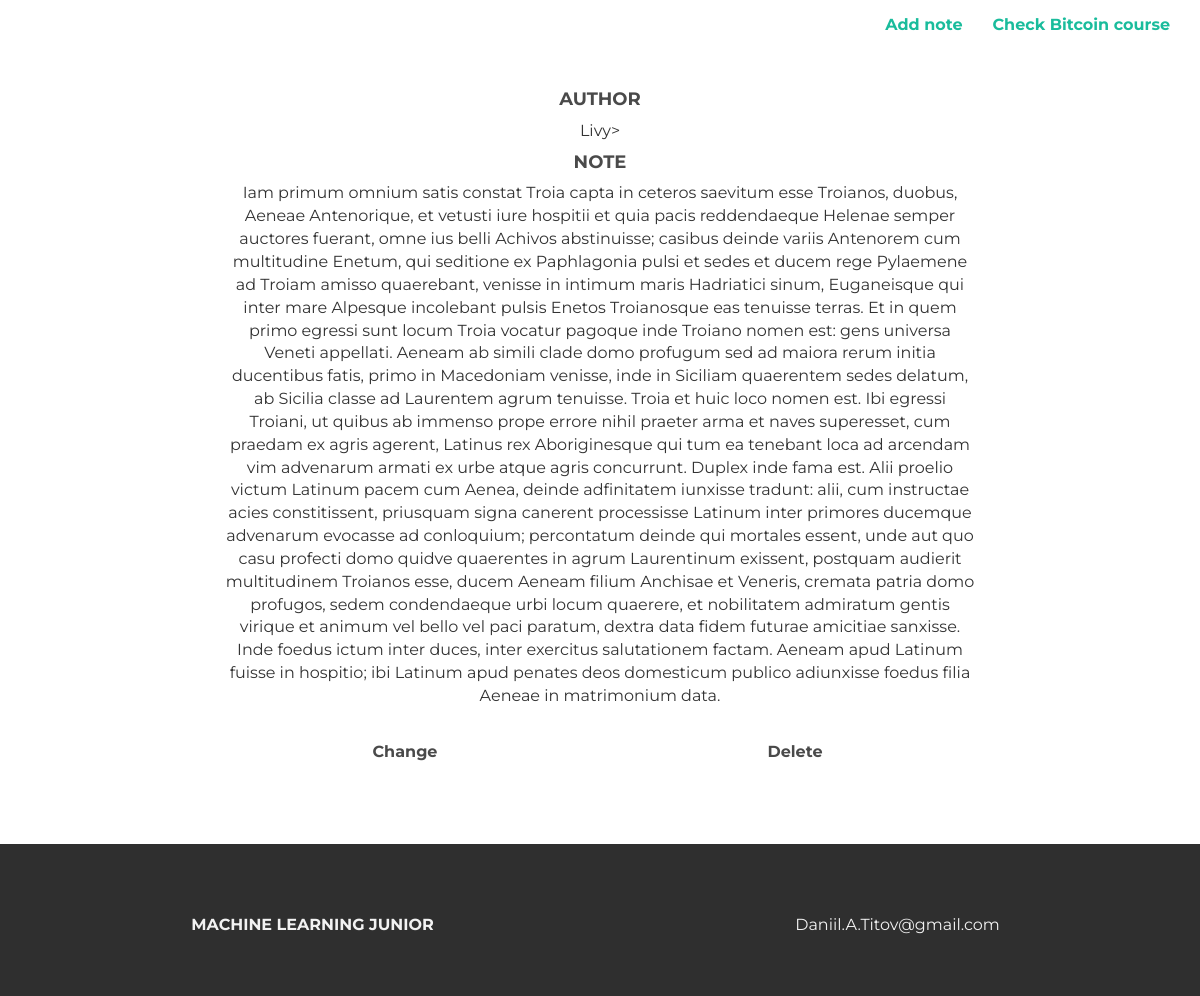
The app's page /note/2 with its own data.
### tables this page shows
CREATE TABLE "notes"
(
    author VARCHAR(255) NOT NULL,
    text TEXT NOT NULL,
    id INTEGER PRIMARY KEY AUTOINCREMENT NOT NULL
);

### main.py (the view)
@app.route('/note/<int:note_id>')
def note_details(note_id):
    conn = get_db()
    c = conn.cursor()
    c.execute('SELECT * FROM notes WHERE id=?', (note_id,))
    note = c.fetchall()
    return render_template('note_details.html', note=note[0])

### main.py (called while the page is built)
def get_db():
    if not hasattr(g, 'sqlite_db'):
        g.sqlite_db = sqlite3.connect('./databases/DB.sqlite')
    return g.sqlite_db

### templates/note_details.html
{% extends 'base.html' %}
{% block content %}
    <div class="container">
        <div class="row centered mt mb">
            <div class="col-lg-8 col-lg-offset-2">
                <h4>AUTHOR</h4>
                <p>{{ note[0] }}></p>
                <h4>NOTE</h4>
                <p>{{ note[1] }}</p>
                <br/>
                <div class="row centered">
                    <div class="col-lg-6">
                        <div class="button">
                            <a href="{{url_for('rewrite', note_id=note[2])}}">Change</a>
                        </div>
                    </div>
                    <div class="col-lg-6">
                        <div class="button">
                          <a href="{{url_for('delete', note_id=note[2])}}">Delete</a>
                        </div>
                    </div>
                </div>
            </div>
        </div><! --/row -->
	</div><! --/container -->
{% endblock %}

### static/assets/css/style.css (style rules this page uses)
.centered { text-align: center }
.mt { margin-top: 80px; }
.mb { margin-bottom: 80px; }
body { font-family: 'Montserrat', sans-serif; font-weight: 400; font-size: 16px; -webkit-font-smoothing: antialiased; -webkit-overflow-scrolling: touch; }
h1, h2, h3, h4, h5, h6, a { font-weight: 700; color: #4a4a4a; }

### records on screen
notes: author "Livy", text "Iam primum omnium satis constat Troia capta in ceteros saevitum esse Troianos, duobus, Aeneae Antenorique, et vetusti iure hospitii et quia pacis reddendaeque Helenae semper auctores fuerant, omne ius belli Achivos abstinuisse; casibus deinde variis Antenorem cum multitudine Enetum, qui seditione ex Paphlagonia pulsi et sedes et ducem rege Pylaemene ad Troiam amisso quaerebant, venisse in intimum maris Hadriatici sinum, Euganeisque qui inter mare Alpesque incolebant pulsis Enetos Troianosque eas tenuisse terras. Et in quem primo egressi sunt locum Troia vocatur pagoque inde Troiano nomen est: gens universa Veneti appellati. Aeneam ab simili clade domo profugum sed ad maiora rerum initia…"
